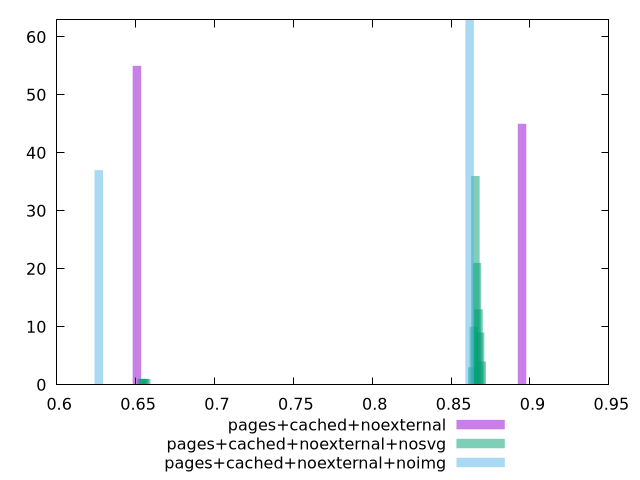

The gnuplot source for this figure:
$_pagesCachedNoexternal <<EOF
0.6508912599374552 55
0.8949754824140009 45
EOF
$_pagesCachedNoexternalNosvg <<EOF
0.8634012927168679 3
0.8643994445003557 10
0.6547875699679369 1
0.8653975962838434 36
0.8663957480673311 21
0.8673938998508187 13
0.8683920516343064 9
0.8693902034177942 4
0.6557857217514246 1
0.6567838735349123 1
0.6537894181844491 1
EOF
$_pagesCachedNoexternalNoimg <<EOF
0.8617249837326686 63
0.6267090790783044 37
EOF
set key outside below
set terminal pngcairo
set output "report_00005_2020-11-02T22-26-11.212Z/render-blocking-resources/render-blocking-resources_pages+cached+noexternal_pages+cached+noexternal+nosvg_pages+cached+noexternal+noimg+hist.png"
set boxwidth 0.00536532806671393
set style fill transparent solid 0.5 noborder
set yrange [0:63]
plot $_pagesCachedNoexternal title "pages+cached+noexternal" with boxes ,$_pagesCachedNoexternalNosvg title "pages+cached+noexternal+nosvg" with boxes ,$_pagesCachedNoexternalNoimg title "pages+cached+noexternal+noimg" with boxes ,
